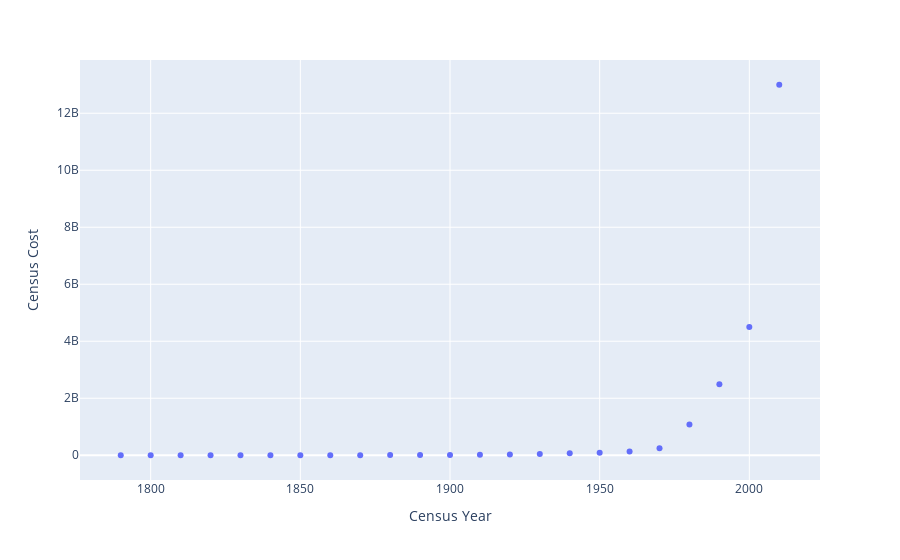

The notebook cell saved with this chart:
### Markdown cell above
### Use Plotly to plot the scatter plot of Total Population vs Total Cost.

### Code cell
fig = px.scatter(census_cost, x="Census Year", y="Census Cost")
fig.show()

### Figure 1 — Plotly figure (JSON) as saved in the notebook; plotly's stock layout.template omitted (floating-point values rounded to 4 significant figures)
{"data": [{"hovertemplate": "Census Year=%{x}<br>Census Cost=%{y}<extra></extra>", "legendgroup": "", "marker": {"color": "#636efa", "symbol": "circle"}, "mode": "markers", "name": "", "orientation": "v", "showlegend": false, "type": "scatter", "x": [1790, 1800, 1810, 1820, 1830, 1840, 1850, 1860, 1870, 1880, 1890, 1900, 1910, 1920, 1930, 1940, 1950, 1960, 1970, 1980, 1990, 2000, 2010], "xaxis": "x", "y": [44377, 66109, 178445, 208526, 378545, 833371, 1423351, 1969377, 3421198, 5790678, 11547127, 11854000, 15968000, 25117000, 40156000, 67527000, 91462000, 127934000, 247653000, 1078488000, 2492830000, 4500000000, 13000000000], "yaxis": "y"}], "layout": {"legend": {"tracegroupgap": 0}, "margin": {"t": 60}, "xaxis": {"anchor": "y", "domain": [0, 1], "title": {"text": "Census Year"}}, "yaxis": {"anchor": "x", "domain": [0, 1], "title": {"text": "Census Cost"}}}}
